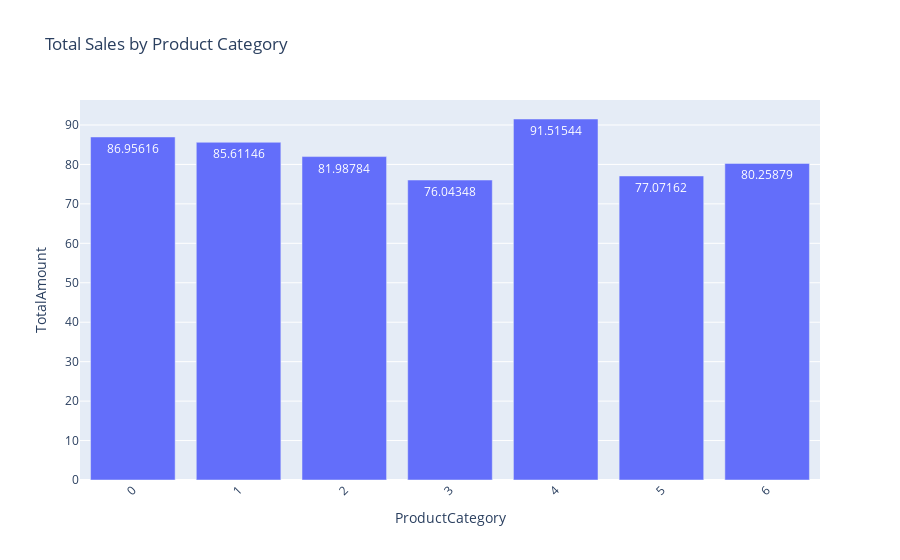

The cell this chart's notebook holds for it:
### Code cell
#Total sales by product category
sales_by_cat = df.groupby('ProductCategory', as_index=False)['TotalAmount'].sum().sort_values('TotalAmount', ascending=False)
fig = px.bar(sales_by_cat, x='ProductCategory', y='TotalAmount', title='Total Sales by Product Category', text_auto=True)
fig.update_layout(xaxis_tickangle=-45)
fig.show()

### Figure 1 — Plotly figure (JSON) as saved in the notebook; plotly's stock layout.template omitted (floating-point values rounded to 4 significant figures)
{"data": [{"alignmentgroup": "True", "hovertemplate": "ProductCategory=%{x}<br>TotalAmount=%{y}<extra></extra>", "legendgroup": "", "marker": {"color": "#636efa", "pattern": {"shape": ""}}, "name": "", "offsetgroup": "", "orientation": "v", "showlegend": false, "textposition": "auto", "texttemplate": "%{y}", "type": "bar", "x": [4, 0, 1, 2, 6, 5, 3], "xaxis": "x", "y": [91.52, 86.96, 85.61, 81.99, 80.26, 77.07, 76.04], "yaxis": "y"}], "layout": {"barmode": "relative", "legend": {"tracegroupgap": 0}, "title": {"text": "Total Sales by Product Category"}, "xaxis": {"anchor": "y", "domain": [0, 1], "tickangle": -45, "title": {"text": "ProductCategory"}}, "yaxis": {"anchor": "x", "domain": [0, 1], "title": {"text": "TotalAmount"}}}}
